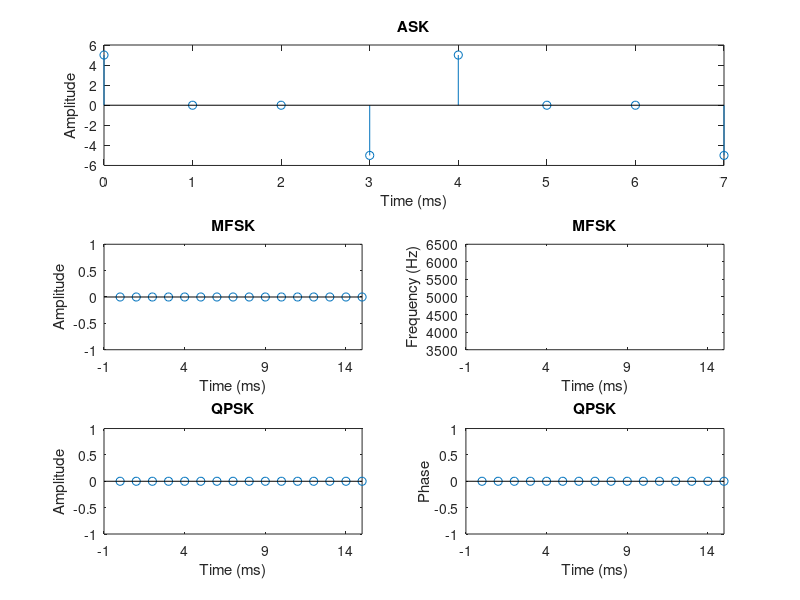

Source code (MATLAB):
clc; clear all; close all;

% ASK
t = 0:.001:10;
data = [1,0,0,1,1,0,0,1];
Sask = 5*cos(1000*pi*t);
sSampled = zeros(1, length(data));

for i = 1:length(data)
    if data(i) == 0
        sSampled(i) = 0;
    else
        sSampled(i) = Sask(i);
    end
end

subplot(3,1,1);
stem(sSampled);
xlabel('Time (ms)')
ylabel('Amplitude')
title('ASK')
xt = get(gca, 'XTick');  % 'XTick' Values
set(gca, 'XTick', xt, 'XTickLabel', (xt-1))

% MFSK
data2 = ["10","01","01","01","10","10","01","11"];
fc = 5e3;
fd = 500;
M = 4;

f1 = fc + (2*1-1-M)*fd; %3500 Hz
f2 = fc + (2*2-1-M)*fd; %4500 Hz
f3 = fc + (2*3-1-M)*fd; %5500 Hz
f4 = fc + (2*4-1-M)*fd; %6500 Hz

mfsk1 = cos(2*pi*f1*t); %00
mfsk2 = cos(2*pi*f2*t); %01
mfsk3 = cos(2*pi*f3*t); %10
mfsk4 = cos(2*pi*f4*t); %11

sSampled2 = zeros(1, length(data2));
freq = zeros(1, length(data2));

for i = 1:length(data2)
   if strcmp(data2(i), "00")
     sSampled2(i) = mfsk1(i);
     freq(i) = f1;
   elseif strcmp(data2(i), "01")
     sSampled2(i) = mfsk2(i); 
     freq(i) = f2;
   elseif strcmp(data2(i), "10")
     sSampled2(i) = mfsk3(i);
     freq(i) = f3;
   elseif strcmp(data2(i), "11")
     sSampled2(i) = mfsk4(i);
     freq(i) = f4;
   end
end

subplot(3,2,3);
stem(sSampled2);
xlabel('Time (ms)')
ylabel('Amplitude')
title('MFSK')
xt = get(gca, 'XTick');  % 'XTick' Values
set(gca, 'XTick', xt, 'XTickLabel', (xt-1))

subplot(3,2,4);
stem(freq);
xlabel('Time (ms)')
ylabel('Frequency (Hz)')
ylim([f1,f4]);
title('MFSK')
xt = get(gca, 'XTick');  % 'XTick' Values
set(gca, 'XTick', xt, 'XTickLabel', (xt-1))

% QPSK

s11 = cos(2*pi*fc*t + (pi/4));
s01 = cos(2*pi*fc*t + (3*pi/4));
s00 = cos(2*pi*fc*t - (3*pi/4));
s10 = cos(2*pi*fc*t - (pi/4));

sSampled3 = zeros(1, length(data2));
phase = zeros(1, length(data2));

for i = 1:length(data2)
   if strcmp(data2(i), "00")
     sSampled3(i) = s00(i);
     phase(i) = -3*pi/4;
   elseif strcmp(data2(i), "01")
     sSampled3(i) = s01(i); 
     phase(i) = 3*pi/4;
   elseif strcmp(data2(i), "10")
     sSampled3(i) = s10(i);
     phase(i) = -pi/4;
   elseif strcmp(data2(i), "11")
     sSampled3(i) = s11(i);
     phase(i) = pi/4;
   end
end

subplot(3,2,5);
stem(sSampled3);
xlabel('Time (ms)')
ylabel('Amplitude')
title('QPSK')
xt = get(gca, 'XTick');  % 'XTick' Values
set(gca, 'XTick', xt, 'XTickLabel', (xt-1))

subplot(3,2,6);
stem(phase);
xlabel('Time (ms)')
ylabel('Phase')
title('QPSK')
xt = get(gca, 'XTick');  % 'XTick' Values
set(gca, 'XTick', xt, 'XTickLabel', (xt-1))
